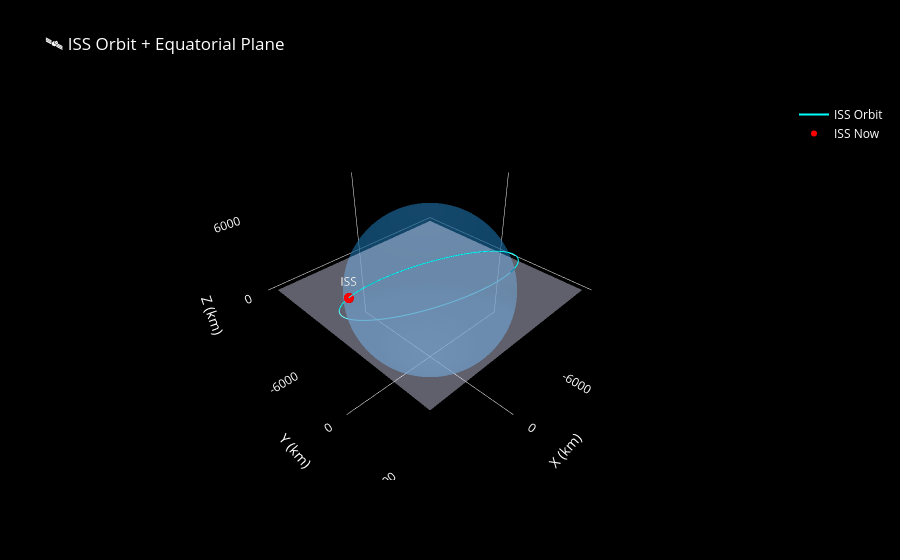

Here is the notebook cell this chart was saved with:
### Code cell
# Equatorial plane as a flat square
plane_size = 8000  # km, slightly bigger than Earth

# Four corners of the square in the XY plane (Z=0)
sq = np.linspace(-plane_size, plane_size, 2)
xx, yy = np.meshgrid(sq, sq)
zz = np.zeros_like(xx)

equatorial_plane = go.Surface(
    x=xx, y=yy, z=zz,
    colorscale=[[0, 'rgba(225, 225, 255,0.4)'], [1, 'rgba(225, 225, 255,0.4)']],
    showscale=False,
    opacity=1,
    name='Equatorial Plane',
    hovertemplate='Equatorial Plane<extra></extra>'
)

fig_test = go.Figure(data=[earth, orbit_line, iss_dot, equatorial_plane])
fig_test.update_layout(
    title='🛰️ ISS Orbit + Equatorial Plane',
    scene=dict(
    xaxis=dict(
        title='X (km)', color='white',
        showgrid=False, zeroline=True,
        showbackground=False,
        tickvals=[-6000, 0], ticktext=['-6000', '0']
    ),
    yaxis=dict(
        title='Y (km)', color='white',
        showgrid=False, zeroline=True,
        showbackground=False,
        tickvals=[-6000, 0, 6000], ticktext=['-6000', '0', '6000']
    ),
    zaxis=dict(
        title='Z (km)', color='white',
        showgrid=False, zeroline=True,
        showbackground=False,
        tickvals=[0, 6000], ticktext=['0', '6000']
    ),
        bgcolor='black',
        aspectmode='data'
    ),
    paper_bgcolor='black',
    font=dict(color='white'),
    legend=dict(bgcolor='black')
)
fig_test.show()

print("✅ Done!")

### Figure 1 — Plotly figure (JSON) as saved in the notebook; plotly's stock layout.template omitted (floating-point values rounded to 4 significant figures; data arrays with more than 128 entries replaced by an {"elided": "..."} marker saying what was removed)
{"data": [{"colorscale": [[0, "#1a6fa8"], [1, "#1a6fa8"]], "name": "Earth", "opacity": 0.45, "showscale": false, "type": "surface", "x": {"elided": "80x80 float values"}, "y": {"elided": "80x80 float values"}, "z": {"elided": "80x80 float values"}}, {"line": {"color": "cyan", "width": 2}, "mode": "lines", "name": "ISS Orbit", "type": "scatter3d", "x": {"elided": "500 float values"}, "y": {"elided": "500 float values"}, "z": {"elided": "500 float values"}}, {"marker": {"color": "red", "size": 6}, "mode": "markers+text", "name": "ISS Now", "text": ["ISS"], "textfont": {"color": "white", "size": 12}, "type": "scatter3d", "x": [6399.0], "y": [-1084.0], "z": [2032.0]}, {"colorscale": [[0, "rgba(225, 225, 255,0.4)"], [1, "rgba(225, 225, 255,0.4)"]], "hovertemplate": "Equatorial Plane<extra></extra>", "name": "Equatorial Plane", "opacity": 1, "showscale": false, "type": "surface", "x": [[-8000, 8000], [-8000, 8000]], "y": [[-8000, -8000], [8000, 8000]], "z": [[0, 0], [0, 0]]}], "layout": {"font": {"color": "white"}, "legend": {"bgcolor": "black"}, "paper_bgcolor": "black", "scene": {"aspectmode": "data", "bgcolor": "black", "xaxis": {"color": "white", "showbackground": false, "showgrid": false, "ticktext": ["-6000", "0"], "tickvals": [-6000, 0], "title": {"text": "X (km)"}, "zeroline": true}, "yaxis": {"color": "white", "showbackground": false, "showgrid": false, "ticktext": ["-6000", "0", "6000"], "tickvals": [-6000, 0, 6000], "title": {"text": "Y (km)"}, "zeroline": true}, "zaxis": {"color": "white", "showbackground": false, "showgrid": false, "ticktext": ["0", "6000"], "tickvals": [0, 6000], "title": {"text": "Z (km)"}, "zeroline": true}}, "title": {"text": "🛰️ ISS Orbit + Equatorial Plane"}}}
